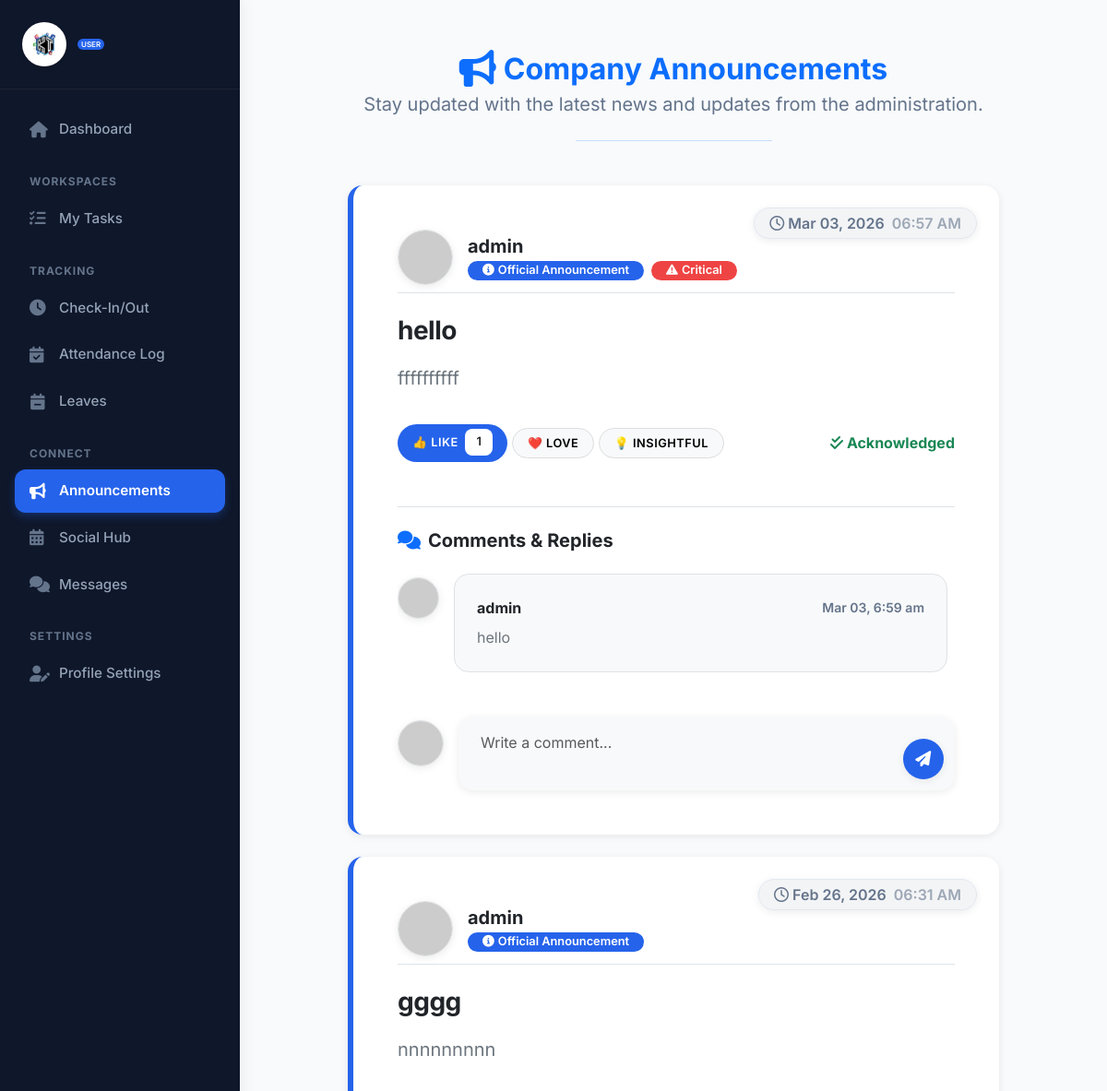
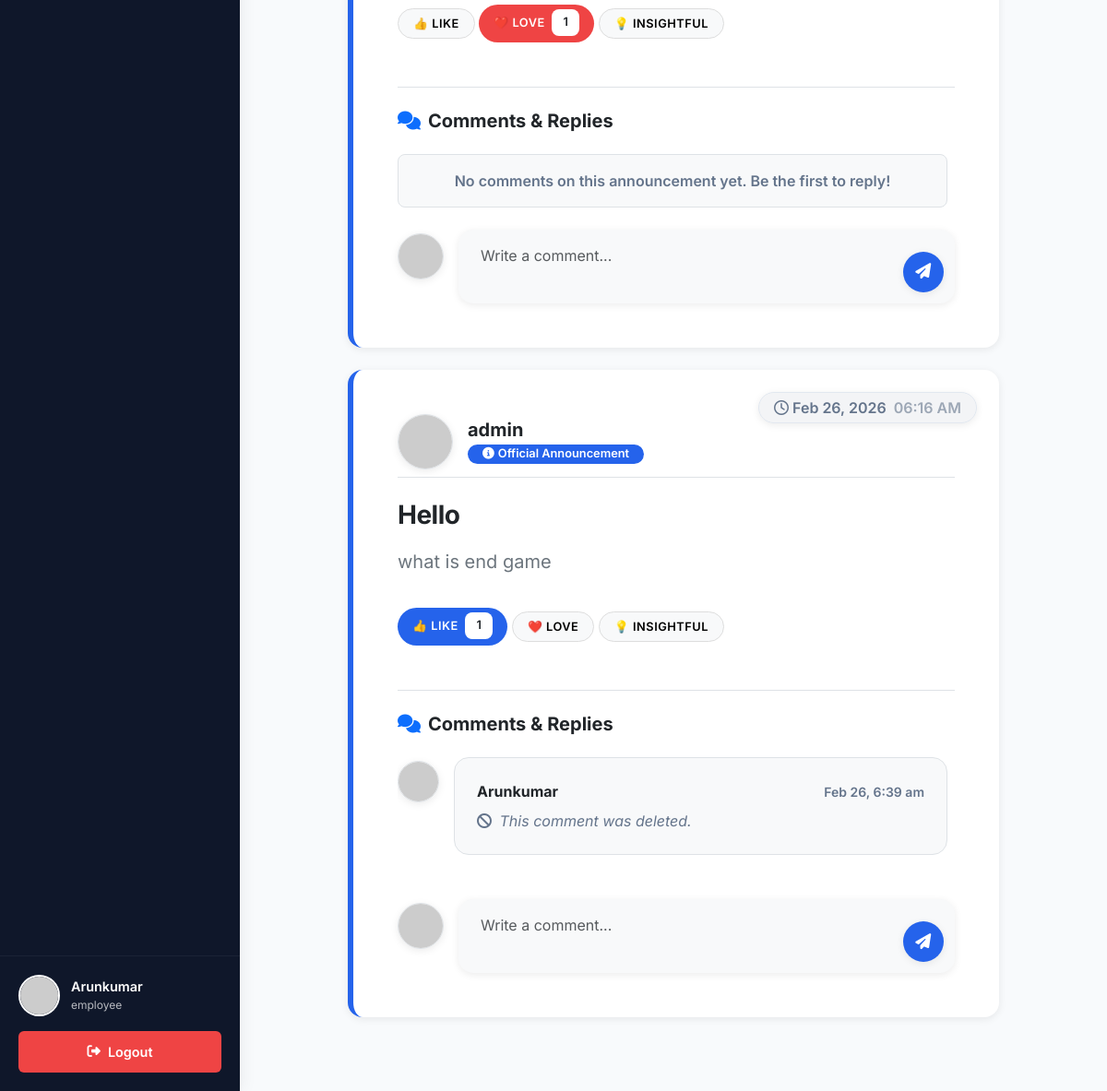
Screenshot of /user/announcements.php (signed in) with the database file from the repository (2 pictures, top to bottom).
### tables this page shows
CREATE TABLE `announcements` (
  `id` int(11) NOT NULL,
  `admin_id` int(11) NOT NULL,
  `title` varchar(255) NOT NULL,
  `message` text NOT NULL,
  `attachment` varchar(255) DEFAULT NULL,
  `created_at` timestamp NOT NULL DEFAULT current_timestamp(),
  `is_edited` tinyint(1) DEFAULT 0,
  `is_deleted` tinyint(1) DEFAULT 0,
  `target_type` varchar(50) DEFAULT 'all',
  `target_value` varchar(255) DEFAULT '',
  `is_critical` tinyint(1) DEFAULT 0,
  `allow_reactions` tinyint(1) DEFAULT 1,
  `allow_comments` tinyint(1) DEFAULT 1
);

CREATE TABLE `users` (
  `id` int(11) NOT NULL,
  `name` varchar(100) NOT NULL,
  `email` varchar(100) NOT NULL,
  `phone` varchar(20) DEFAULT NULL,
  `designation` varchar(100) DEFAULT NULL,
  `role` varchar(100) NOT NULL,
  `profile_image` varchar(255) DEFAULT NULL,
  `address` text DEFAULT NULL,
  `password` varchar(255) NOT NULL,
  `created_at` timestamp NOT NULL DEFAULT current_timestamp(),
  `date_of_birth` date DEFAULT NULL,
  `joining_date` date DEFAULT NULL
);

CREATE TABLE `announcement_replies` (
  `id` int(11) NOT NULL,
  `announcement_id` int(11) NOT NULL,
  `user_id` int(11) NOT NULL,
  `message` text NOT NULL,
  `is_edited` tinyint(1) DEFAULT 0,
  `is_deleted` tinyint(1) DEFAULT 0,
  `created_at` timestamp NOT NULL DEFAULT current_timestamp()
);

### user/announcements.php (the view, shortened to what this page needs)
<?php
require_once '../config/db.php';
$user_id = $_SESSION['user_id'];
$u_q = $conn->query("SELECT designation FROM users WHERE id=$user_id");
$u_data = $u_q->fetch_assoc();
$user_designation = $conn->real_escape_string($u_data['designation'] ?? '');
include '../includes/header.php';
?>
<div class="page-container">
    <?php include '../includes/sidebar_user.php'; ?>
    <div class="main-content">
        <div class="container-xxl py-4">
            <div class="mb-4 text-center">
                <h2 class="mb-1 text-primary fw-bold"><i class="fas fa-bullhorn me-2 fa-lg"></i>Company Announcements</h2>
                <p class="text-muted mb-0 fs-5">Stay updated with the latest news and updates from the administration.</p>
                <hr class="w-25 mx-auto mt-4 mb-5 border-primary" style="opacity: 0.2">
            </div>
            <div class="row justify-content-center">
                <div class="col-lg-10">
                <?php
                $res = $conn->query("SELECT a.*, u.name as admin_name, u.profile_image as admin_image
                                     FROM announcements a
                                     LEFT JOIN users u ON a.admin_id = u.id
                                     WHERE a.target_type='all' OR (a.target_type='designation' AND a.target_value='$user_designation')
                                     ORDER BY a.created_at DESC");
                if ($res && $res->num_rows > 0) {
                    while ($row = $res->fetch_assoc()):
                        $admin_img = !empty($row['admin_image']) ? '../assets/img/' . htmlspecialchars($row['admin_image']) : '../assets/img/admin.png';
                ?>
                    <div class="card border-0 shadow-sm rounded-4 mb-4" style="background-color: #ffffff; border-left: 6px solid var(--primary-color) !important; overflow: hidden;">
                        <div class="card-body p-5 position-relative">
                            <span class="position-absolute top-0 end-0 mt-4 me-4 badge bg-light text-muted border px-3 py-2 rounded-pill fs-6 shadow-sm">
                                <i class="far fa-clock me-1"></i><?php echo date('M d, Y', strtotime($row['created_at'])); ?> <span class="ms-1" style="opacity:0.6"><?php echo date('h:i A', strtotime($row['created_at'])); ?></span>
                            </span>
                            <div class="d-flex align-items-center mb-4 pb-2 border-bottom">
                                <img src="<?php echo $admin_img; ?>" class="rounded-circle shadow-sm me-3 border" width="60" height="60" alt="Admin" onerror="this.src='https://via.placeholder.com/60'">
                                <div>
                                    <h6 class="mb-0 fw-bold text-dark fs-5"><?php echo htmlspecialchars($row['admin_name'] ?? 'Administration'); ?></h6>
                                    <div class="d-flex gap-2 mt-1">
                                        <span class="badge bg-primary px-3 py-1 rounded-pill"><i class="fas fa-info-circle me-1"></i>Official Announcement</span>
                                        <?php if(isset($row['is_critical']) && $row['is_critical']): ?>
                                            <span class="badge bg-danger px-3 py-1 rounded-pill"><i class="fas fa-exclamation-triangle me-1"></i>Critical</span>
                                        <?php endif; ?>
                                    </div>
                                </div>
                            </div>
                            <?php if(isset($row['is_deleted']) && $row['is_deleted']): ?>
                                <h3 class="fw-bold text-dark mb-3 text-decoration-line-through text-muted" style="letter-spacing: -0.5px;"><?php echo htmlspecialchars($row['title']); ?></h3>
                                <div class="text-danger fs-5 mb-3" style="font-style:italic;">
                                    <i class="fas fa-ban me-1"></i> This announcement was deleted.
                                </div>
                            <?php else: ?>
                                <h3 class="fw-bold text-dark mb-3" style="letter-spacing: -0.5px;">
                                    <?php echo htmlspecialchars($row['title']); ?>
                                </h3>
                                <?php
                                $is_read = false;
                                if(isset($row['is_critical']) && $row['is_critical']) {
                                    $check_read = $conn->query("SELECT id FROM announcement_reads WHERE announcement_id = {$row['id']} AND user_id = $user_id");
                                    $is_read = ($check_read->num_rows > 0);
                                ?>
                                <?php
                                }
                                ?>
                                <div class="text-secondary fs-5 rich-text-content" style="line-height: 1.8;">
                                    <?php echo ($row['message']);  ?>
                                </div>
                                <?php if(isset($row['allow_reactions']) && $row['allow_reactions']): ?>
                                <div class="mt-4 pt-2 d-flex align-items-center gap-2">
                                    <?php
                                        $react_counts = $conn->query("SELECT reaction, COUNT(*) as count FROM announcement_reactions WHERE announcement_id = {$row['id']} GROUP BY reaction");
                                        $counts = [];
                                        while($rc = $react_counts->fetch_assoc()) {
                                            $counts[$rc['reaction']] = $rc['count'];
                                        }
                                        $my_react_q = $conn->query("SELECT reaction FROM announcement_reactions WHERE announcement_id = {$row['id']} AND user_id = $user_id");
                                        $my_react = ($my_react_q->num_rows > 0) ? $my_react_q->fetch_assoc()['reaction'] : '';
                                    ?>
                                    <form method="POST" class="d-inline-block m-0 p-0">
                                        <button type="submit" name="react_ann" value="like" class="btn btn-sm rounded-pill px-3 <?php echo ($my_react=='like')?'btn-primary':'btn-light border'; ?>">
                                            👍 Like <?php if(isset($counts['like']) && $counts['like']>0) echo "<span class='badge bg-white text-dark ms-1'>{$counts['like']}</span>"; ?>
                                        </button>
                                        <button type="submit" name="react_ann" value="love" class="btn btn-sm rounded-pill px-3 <?php echo ($my_react=='love')?'btn-danger':'btn-light border'; ?>">
                                            ❤️ Love <?php if(isset($counts['love']) && $counts['love']>0) echo "<span class='badge bg-white text-dark ms-1'>{$counts['love']}</span>"; ?>
                                        </button>
                                        <button type="submit" name="react_ann" value="insightful" class="btn btn-sm rounded-pill px-3 <?php echo ($my_react=='insightful')?'btn-success':'btn-light border'; ?>">
                                            💡 Insightful <?php if(isset($counts['insightful']) && $counts['insightful']>0) echo "<span class='badge bg-white text-dark ms-1'>{$counts['insightful']}</span>"; ?>
                                        </button>
                                    </form>
                                    <?php if(isset($row['is_critical']) && $row['is_critical'] && $is_read): ?>
                                       <span class="ms-auto text-success fw-bold"><i class="fas fa-check-double me-1"></i>Acknowledged</span>
                                    <?php endif; ?>
                                </div>
                                <?php endif; ?>
                            <?php endif; ?>
                            <?php if(!isset($row['allow_comments']) || $row['allow_comments']): ?>
                            <div class="mt-5 pt-4 border-top">
                                <h5 class="fw-bold mb-4 text-dark"><i class="fas fa-comments text-primary me-2"></i>Comments & Replies</h5>
                                <div class="replies-container mb-4 pe-2" style="max-height: 400px; overflow-y: auto;">
                                    <?php
                                    $replies = $conn->query("SELECT r.*, u.name as user_name, u.profile_image FROM announcement_replies r JOIN users u ON r.user_id = u.id WHERE r.announcement_id = " . $row['id'] . " ORDER BY r.created_at ASC");
                                    if ($replies && $replies->num_rows > 0):
                                        while ($reply = $replies->fetch_assoc()):
                                            $reply_img = !empty($reply['profile_image']) ? '../assets/img/' . htmlspecialchars($reply['profile_image']) : 'https://ui-avatars.com/api/?name='.urlencode($reply['user_name']).'&background=random';
                                    ?>
                                        <div class="d-flex mb-4">
                                            <img src="<?php echo $reply_img; ?>" class="rounded-circle me-3 mt-1 shadow-sm border" width="45" height="45" alt="User">
                                            <div class="flex-grow-1 bg-light p-4 rounded-4 position-relative border">
                                                <div class="d-flex justify-content-between align-items-center mb-2">
                                                    <strong class="text-dark fs-6"><?php echo htmlspecialchars($reply['user_name']); ?></strong>
                                                    <small class="text-muted fw-semibold"><?php echo date('M d, g:i a', strtotime($reply['created_at'])); ?></small>
                                                </div>
                                                <?php if($reply['is_deleted']): ?>
                                                    <div class="text-muted" style="font-style:italic;"><i class="fas fa-ban me-1"></i> This comment was deleted.</div>
                                                <?php else: ?>
                                                    <p class="mb-0 text-secondary" style="font-size: 1rem; line-height: 1.6;">
                                                        <?php echo nl2br(htmlspecialchars($reply['message'])); ?>
                                                    </p>
                                                <?php endif; ?>
                                            </div>
                                        </div>
                                    <?php
                                        endwhile;
                                    else:
                                    ?>
                                        <div class="text-center text-muted fw-semibold py-3 bg-light rounded-3 border">No comments on this announcement yet. Be the first to reply!</div>
                                    <?php endif; ?>
                                </div>
                                <?php if(!isset($row['is_deleted']) || !$row['is_deleted']): ?>
                                <form method="POST" class="d-flex align-items-start mt-3">
                                    <?php
                                        $my_img = isset($_SESSION['profile_image']) && !empty($_SESSION['profile_image']) ? '../assets/img/'.$_SESSION['profile_image'] : 'https://ui-avatars.com/api/?name='.urlencode($_SESSION['user_name']).'&background=random';
                                    ?>
                                    <img src="<?php echo $my_img; ?>" class="rounded-circle me-3 mt-1 shadow-sm border" width="50" height="50" alt="Me">
                                    <div class="flex-grow-1 position-relative">
                                        <textarea name="reply_message" class="form-control bg-light border-0 rounded-4 px-4 py-3 pe-5 fs-6 shadow-sm" rows="2" placeholder="Write a comment..." required style="resize:none; padding-right: 60px !important;"></textarea>
                                        <button type="submit" name="add_reply" class="btn btn-primary rounded-circle position-absolute shadow-sm" style="right: 12px; bottom: 12px; width: 44px; height: 44px; padding: 0; display: flex; align-items: center; justify-content: center;">
                                        </button>
                                    </div>
                                </form>
                                <?php endif; ?>
                            </div>
                            <?php endif;  ?>
                        </div>
                    </div>
                <?php
                    endwhile;
                }
                ?>
                </div>
            </div>
        </div>
    </div>
</div>
<?php include '../includes/footer.php'; ?>

### rows the page displays
announcements: created_at "Mar 03, 2026", created_at "06:57 AM", users.name "admin", is_critical 1 (drawn), title "hello", message "ffffffffff", like "1", allow_comments 1 (drawn)
announcement_replies: user.name "admin", created_at "Mar 03, 6:59 am", message "hello"
announcements: created_at "Feb 26, 2026", created_at "06:31 AM", users.name "admin", title "gggg", message "nnnnnnnnn", love "1", shows "No comments on this announcement yet. Be the first to reply!", allow_comments 1 (drawn)
announcements: created_at "Feb 26, 2026", created_at "06:16 AM", users.name "admin", title "Hello", message "what is end game", like "1", allow_comments 1 (drawn)
announcement_replies: user.name "Arunkumar", created_at "Feb 26, 6:39 am", is_deleted 1 (drawn)

### other values shown
$_SESSION['user_name'] "Arunkumar"
$_SESSION['user_role'] "employee"
